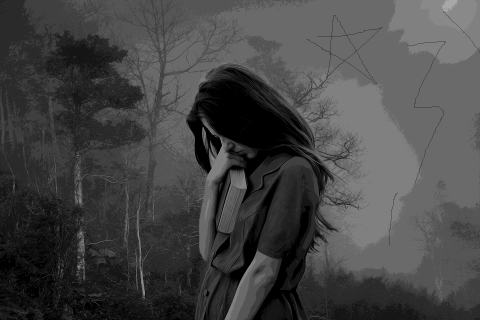
#> input picture bbb.jpg, 480 x 320 px
$ python smooth_filtering.py
#> lines starting #> are read from the running program, lines starting #| are printed output that depends on the picture
#encoding:utf-8

import numpy as np
import cv2

image = cv2.imread("bbb.jpg")
#> image is the input picture: shape (320, 480, 3); min 0, max 168, mean 68.8
cv2.imshow("Original",image)
cv2.waitKey(0)

#高斯滤波
blurred = np.hstack([cv2.GaussianBlur(image,(3,3),0),
                     cv2.GaussianBlur(image,(5,5),0),
                     cv2.GaussianBlur(image,(7,7),0)
                     ])
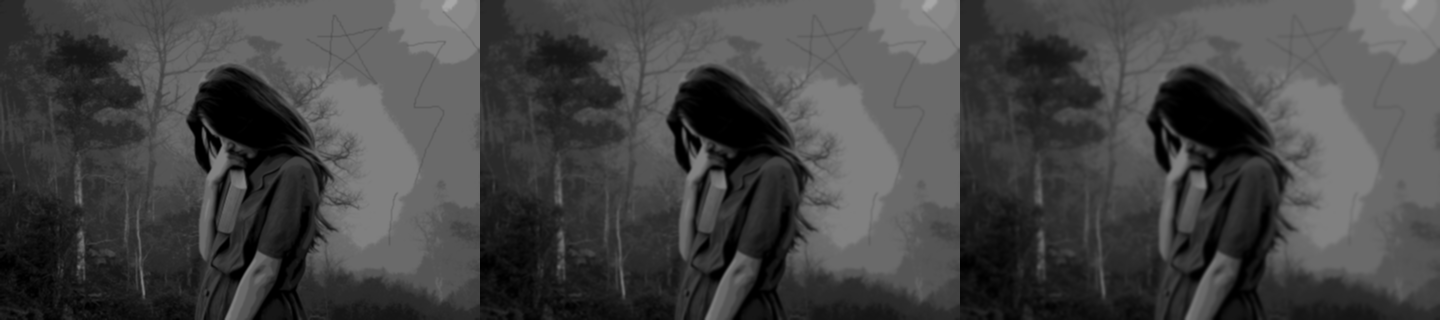
#> blurred: shape (320, 1440, 3); min 0, max 168, mean 68.8
cv2.imshow("Gaussian",blurred)
cv2.waitKey(0)

$ run again, with 123.jpg copied over bbb.jpg
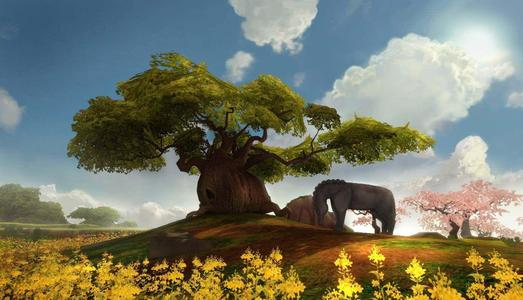
#> input picture 123.jpg, 523 x 300 px
#> image is the input picture: shape (300, 523, 3); mean B, G, R 103.5, 121.6, 119.7
#> `blurred = np.hstack([cv2.GaussianBlur(image,(3,3),0), cv2.GaussianBlur..`:
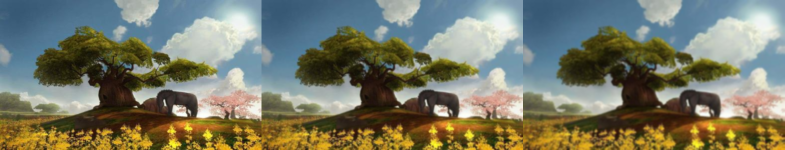
#> blurred: shape (300, 1569, 3) (shown at 1/2 size); mean B, G, R 103.5, 121.6, 119.7
